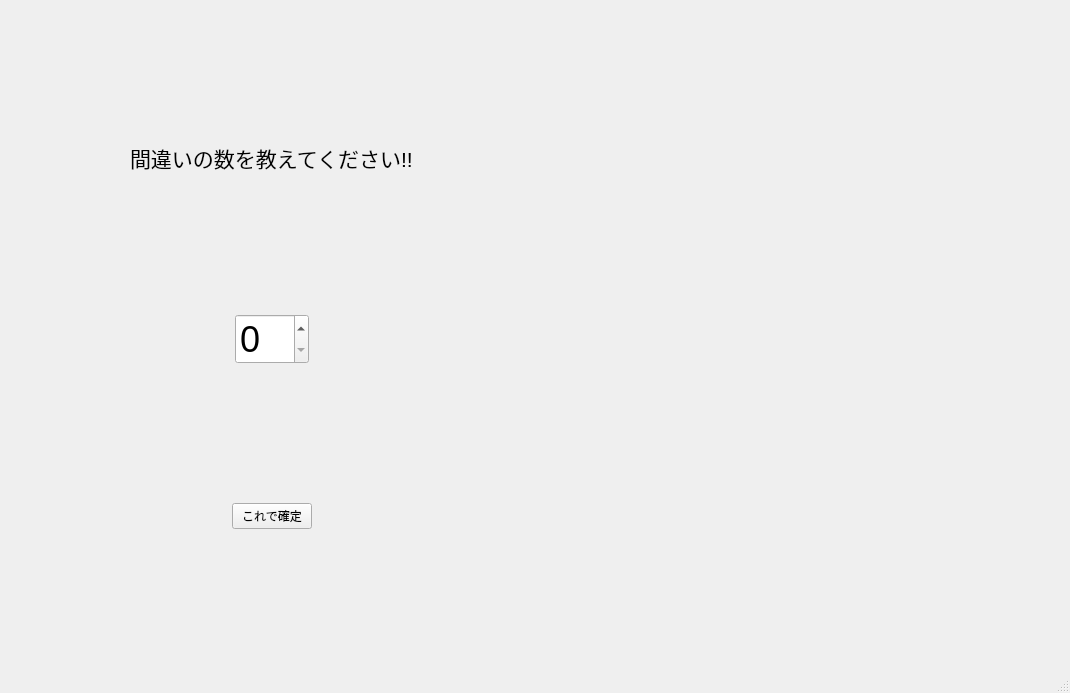
<?xml version="1.0" encoding="UTF-8"?>
<ui version="4.0">
 <class>MainWindow</class>
 <widget class="QMainWindow" name="MainWindow">
  <property name="geometry">
   <rect>
    <x>0</x>
    <y>0</y>
    <width>1070</width>
    <height>693</height>
   </rect>
  </property>
  <property name="windowTitle">
   <string>MainWindow</string>
  </property>
  <widget class="QWidget" name="centralwidget">
   <layout class="QHBoxLayout" name="horizontalLayout_4">
    <item>
     <spacer name="horizontalSpacer_7">
      <property name="orientation">
       <enum>Qt::Horizontal</enum>
      </property>
      <property name="sizeHint" stdset="0">
       <size>
        <width>40</width>
        <height>20</height>
       </size>
      </property>
     </spacer>
    </item>
    <item>
     <layout class="QVBoxLayout" name="verticalLayout">
      <item>
       <spacer name="verticalSpacer_9">
        <property name="orientation">
         <enum>Qt::Vertical</enum>
        </property>
        <property name="sizeHint" stdset="0">
         <size>
          <width>20</width>
          <height>25</height>
         </size>
        </property>
       </spacer>
      </item>
      <item>
       <widget class="QLabel" name="label_3">
        <property name="font">
         <font>
          <pointsize>16</pointsize>
         </font>
        </property>
        <property name="text">
         <string>間違いの数を教えてください!!</string>
        </property>
       </widget>
      </item>
      <item>
       <spacer name="verticalSpacer">
        <property name="orientation">
         <enum>Qt::Vertical</enum>
        </property>
        <property name="sizeHint" stdset="0">
         <size>
          <width>20</width>
          <height>40</height>
         </size>
        </property>
       </spacer>
      </item>
      <item>
       <layout class="QHBoxLayout" name="horizontalLayout_2">
        <item>
         <spacer name="horizontalSpacer_2">
          <property name="orientation">
           <enum>Qt::Horizontal</enum>
          </property>
          <property name="sizeHint" stdset="0">
           <size>
            <width>40</width>
            <height>20</height>
           </size>
          </property>
         </spacer>
        </item>
        <item>
         <widget class="QSpinBox" name="spinBox">
          <property name="font">
           <font>
            <pointsize>27</pointsize>
           </font>
          </property>
         </widget>
        </item>
        <item>
         <layout class="QHBoxLayout" name="horizontalLayout">
          <item>
           <spacer name="horizontalSpacer">
            <property name="orientation">
             <enum>Qt::Horizontal</enum>
            </property>
            <property name="sizeHint" stdset="0">
             <size>
              <width>40</width>
              <height>20</height>
             </size>
            </property>
           </spacer>
          </item>
         </layout>
        </item>
       </layout>
      </item>
      <item>
       <spacer name="verticalSpacer_2">
        <property name="orientation">
         <enum>Qt::Vertical</enum>
        </property>
        <property name="sizeHint" stdset="0">
         <size>
          <width>20</width>
          <height>40</height>
         </size>
        </property>
       </spacer>
      </item>
      <item>
       <layout class="QHBoxLayout" name="horizontalLayout_3">
        <item>
         <spacer name="horizontalSpacer_3">
          <property name="orientation">
           <enum>Qt::Horizontal</enum>
          </property>
          <property name="sizeHint" stdset="0">
           <size>
            <width>40</width>
            <height>20</height>
           </size>
          </property>
         </spacer>
        </item>
        <item>
         <widget class="QPushButton" name="pushButton">
          <property name="text">
           <string>これで確定</string>
          </property>
         </widget>
        </item>
        <item>
         <spacer name="horizontalSpacer_4">
          <property name="orientation">
           <enum>Qt::Horizontal</enum>
          </property>
          <property name="sizeHint" stdset="0">
           <size>
            <width>40</width>
            <height>20</height>
           </size>
          </property>
         </spacer>
        </item>
       </layout>
      </item>
      <item>
       <spacer name="verticalSpacer_3">
        <property name="orientation">
         <enum>Qt::Vertical</enum>
        </property>
        <property name="sizeHint" stdset="0">
         <size>
          <width>20</width>
          <height>40</height>
         </size>
        </property>
       </spacer>
      </item>
     </layout>
    </item>
    <item>
     <spacer name="horizontalSpacer_5">
      <property name="orientation">
       <enum>Qt::Horizontal</enum>
      </property>
      <property name="sizeHint" stdset="0">
       <size>
        <width>35</width>
        <height>20</height>
       </size>
      </property>
     </spacer>
    </item>
    <item>
     <layout class="QVBoxLayout" name="verticalLayout_2">
      <item>
       <spacer name="verticalSpacer_6">
        <property name="orientation">
         <enum>Qt::Vertical</enum>
        </property>
        <property name="sizeHint" stdset="0">
         <size>
          <width>20</width>
          <height>40</height>
         </size>
        </property>
       </spacer>
      </item>
      <item>
       <spacer name="verticalSpacer_5">
        <property name="orientation">
         <enum>Qt::Vertical</enum>
        </property>
        <property name="sizeHint" stdset="0">
         <size>
          <width>20</width>
          <height>40</height>
         </size>
        </property>
       </spacer>
      </item>
      <item>
       <spacer name="verticalSpacer_7">
        <property name="orientation">
         <enum>Qt::Vertical</enum>
        </property>
        <property name="sizeHint" stdset="0">
         <size>
          <width>20</width>
          <height>40</height>
         </size>
        </property>
       </spacer>
      </item>
      <item>
       <spacer name="verticalSpacer_8">
        <property name="orientation">
         <enum>Qt::Vertical</enum>
        </property>
        <property name="sizeHint" stdset="0">
         <size>
          <width>20</width>
          <height>40</height>
         </size>
        </property>
       </spacer>
      </item>
      <item>
       <widget class="QLabel" name="pix_label">
        <property name="minimumSize">
         <size>
          <width>400</width>
          <height>400</height>
         </size>
        </property>
        <property name="text">
         <string/>
        </property>
        <property name="pixmap">
         <pixmap>shigototyu.png</pixmap>
        </property>
        <property name="scaledContents">
         <bool>true</bool>
        </property>
       </widget>
      </item>
      <item>
       <spacer name="verticalSpacer_4">
        <property name="orientation">
         <enum>Qt::Vertical</enum>
        </property>
        <property name="sizeHint" stdset="0">
         <size>
          <width>20</width>
          <height>40</height>
         </size>
        </property>
       </spacer>
      </item>
     </layout>
    </item>
    <item>
     <spacer name="horizontalSpacer_6">
      <property name="orientation">
       <enum>Qt::Horizontal</enum>
      </property>
      <property name="sizeHint" stdset="0">
       <size>
        <width>35</width>
        <height>20</height>
       </size>
      </property>
     </spacer>
    </item>
   </layout>
  </widget>
  <widget class="QMenuBar" name="menubar">
   <property name="geometry">
    <rect>
     <x>0</x>
     <y>0</y>
     <width>1070</width>
     <height>28</height>
    </rect>
   </property>
  </widget>
  <widget class="QStatusBar" name="statusbar"/>
 </widget>
 <resources/>
 <connections/>
</ui>
